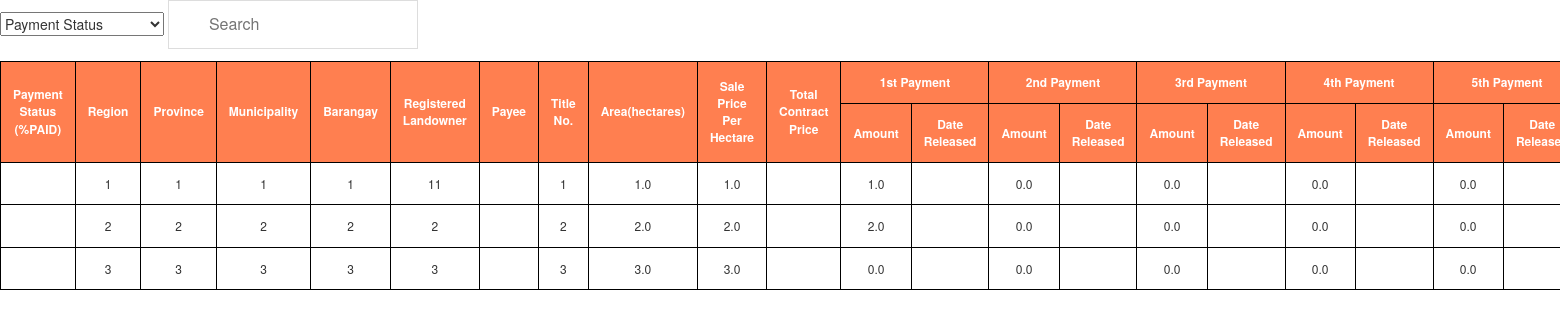
The app's page /homepage/salesview/ with its own data.
### SolarDB/models.py (models this page shows)
class salesProperty(models.Model):
    region = models.CharField(max_length = 255, default = "")
    province = models.CharField(max_length = 255, default = "")
    municipality = models.CharField(max_length = 255, default = "")
    barangay = models.CharField(max_length = 255, default = "")
    regLandOwner = models.CharField(max_length = 255, default = "")
    contactNum = models.CharField(max_length = 255, default = "")
    Address = models.CharField(max_length = 255, default = "")
    representative = models.CharField(max_length = 255, default = "")
    titleNum = models.CharField(max_length = 255, default = "")
    lotNum = models.CharField(max_length = 255, default = "")
    areaHectares = models.FloatField(default = None)
    surveyNum = models.CharField(max_length = 255, default = "")
    pricePerHectare = models.FloatField(default = None)
    totalContractPrice = models.FloatField(default = None)
    firstPayAmount = models.FloatField(default = None)
    firstPayDate = models.CharField( max_length = 255, default = "")
    secPayAmount = models.FloatField(default = 0)
    secPayDate = models.CharField( max_length = 255, default = "")
    thirdPayAmount = models.FloatField(default = 0)
    thirdPayDate = models.CharField(max_length = 255, default = "")
    fourthPayAmount = models.FloatField(default = 0)
    fourthPayDate = models.CharField(max_length = 255, default = "")
    fifthPayAmount = models.FloatField(default = 0)
    fifthPayDate = models.CharField(max_length = 255, default = "")
    sixthPayAmount = models.FloatField(default = 0)
    sixthPayDate = models.CharField(max_length = 255, default = "")
    seventhPayAmount = models.FloatField(default = 0)
    seventhPayDate = models.CharField(max_length = 255, default = "")
    eigthPayAmount = models.FloatField(default = 0)
    eigthPayDate = models.CharField(max_length = 255, default = "")
    ninthPayAmount = models.FloatField(default = 0)
    ninthPayDate = models.CharField(max_length = 255, default = "")
    tenthPayAmount = models.FloatField(default = 0)
    tenthPayDate = models.CharField(max_length = 255, default = "" )
    releasedPayment = models.FloatField(default=None)
    balance = models.FloatField(default=None)
    BIRcgt = models.FloatField(default=None)
    BIRdst = models.FloatField(default=None)
    LGUtransfer = models.FloatField(default=None)
    RODlra = models.FloatField(default=None)
    RODit = models.FloatField(default=None)
    OTHERSnotorial = models.FloatField(default=None)
    SUMother = models.FloatField(default=None)
    TAXother = models.FloatField(default=None)
    Payee = models.CharField(max_length = 255, default = "")
    area = models.FloatField(default = None)

### SolarDB/views.py (the view)
# urls.py: path('homepage/salesview/', views.salesview, name='salesviewpage'),
def salesview(request):
    all_properties =salesProperty.objects.all()
    context = {
            'all_properties':all_properties,
    }
    return render(request, 'displaysales.html',context)

### SolarDB/templates/displaysales.html (shortened to what this page needs)
{% load static %}
<!DOCTYPE html>
<html>
<head>
	<link href="{% static 'css/bootstrap.min.css' %}"rel="stylesheet">
	<link href="{% static 'css/stylecss.css' %}" rel="stylesheet" >
</head>
<body>
	<div>
        <select id="list">
            <option value="0">Payment Status</option>
        </select>
        <input type="text" id="myInput" onkeyup="myFunction()" placeholder="Search" title="Search">
            <table  id="myTable">
                <thead>
				    <tr>
				    	<th rowspan="2">Payment Status (%PAID)</th>
				    	<th rowspan="2">Region</th>
				    	<th rowspan="2">Province</th>
				    	<th rowspan="2">Municipality</th>
				    	<th rowspan="2">Barangay</th>
				    	<th rowspan="2">Registered Landowner</th>
				    	<th rowspan="2">Payee</th>
				    	<th rowspan="2">Title No.</th>
				    	<th rowspan="2">Area(hectares)</th>
				    	<th rowspan="2">Sale Price Per Hectare</th>
				    	<th rowspan="2">Total Contract Price</th>
				    	<th colspan="2">1st Payment</th>
				    	<th colspan="2">2nd Payment</th>
				    	<th colspan="2">3rd Payment</th>
				    	<th colspan="2">4th Payment</th>
				    	<th colspan="2">5th Payment</th>
				    </tr>
				    <tr>
				    	<th>Amount</th>
				    	<th>Date Released</th>
				    	<th>Amount</th>
				    	<th>Date Released</th>
				    	<th>Amount</th>
				    	<th>Date Released</th>
				    	<th>Amount</th>
				    	<th>Date Released</th>
				    	<th>Amount</th>
				    	<th>Date Released</th>
				    </tr>
                </thead>
                    {% for property  in all_properties%}
                <tr id="tr-hover">
				    <td> </td>
					<td> {{ property.region}}</td>
                    <td> {{ property.province}}</td>
                    <td> {{ property.municipality}}</td>
                    <td> {{ property.barangay}}</td>
                    <td> {{ property.regLandOwner}}</td>
                    <td> {{ property.Payee}}</td>
                    <td> {{ property.titleNum}}</td>
                    <td> {{ property.areaHectares}}</td>
                    <td> {{ property.pricePerHectare}}</td>
                    <td> </td>
                    <td> {{ property.firstPayAmount}}</td>
                    <td> {{ property.firstPayDate}}</td>
                    <td> {{ property.secPayAmount}}</td>
                    <td> {{ property.secPayDate}}</td>
                    <td> {{ property.thirdPayAmount}}</td>
                    <td> {{ property.thirdPayDate}}</td>
                    <td> {{ property.fourthPayAmount}}</td>
                    <td> {{ property.fourthPayDate}}</td>
                    <td> {{ property.fifthPayAmount}}</td>
                    <td> {{ property.fifthPayDate}}</td>
                </tr>
				 {% endfor%}
            </table>
        </div>
</body>
</html>

### SolarDB/static/css/stylecss.css (style rules this page uses)
thead { color: white; background-color: coral; }
#myInput { background-image: url('/css/searchicon.png'); background-position: 10px 10px; background-repeat: no-repeat; width: 250px; font-size: 16px; padding: 12px 20px 12px 40px; border: 1px solid #ddd; margin-bottom: 12px; }
#myTable { border-collapse: collapse; width: 100%; border: 1px solid #ddd; font-size: 12px; margin-right: 50px; }
#myTable th, #myTable td { text-align: center; padding: 12px; border: 1px solid #000; }
#myTable tr { border-bottom: 1px solid #ddd; }

### records on screen
salesProperty: region "1", province "1", municipality "1", barangay "1", regLandOwner "11", titleNum "1", areaHectares "1.0", pricePerHectare "1.0", firstPayAmount "1.0", secPayAmount "0.0", thirdPayAmount "0.0", fourthPayAmount "0.0", fifthPayAmount "0.0"
salesProperty: region "2", province "2", municipality "2", barangay "2", regLandOwner "2", titleNum "2", areaHectares "2.0", pricePerHectare "2.0", firstPayAmount "2.0", secPayAmount "0.0", thirdPayAmount "0.0", fourthPayAmount "0.0", fifthPayAmount "0.0"
salesProperty: region "3", province "3", municipality "3", barangay "3", regLandOwner "3", titleNum "3", areaHectares "3.0", pricePerHectare "3.0", firstPayAmount "0.0", secPayAmount "0.0", thirdPayAmount "0.0", fourthPayAmount "0.0", fifthPayAmount "0.0"
